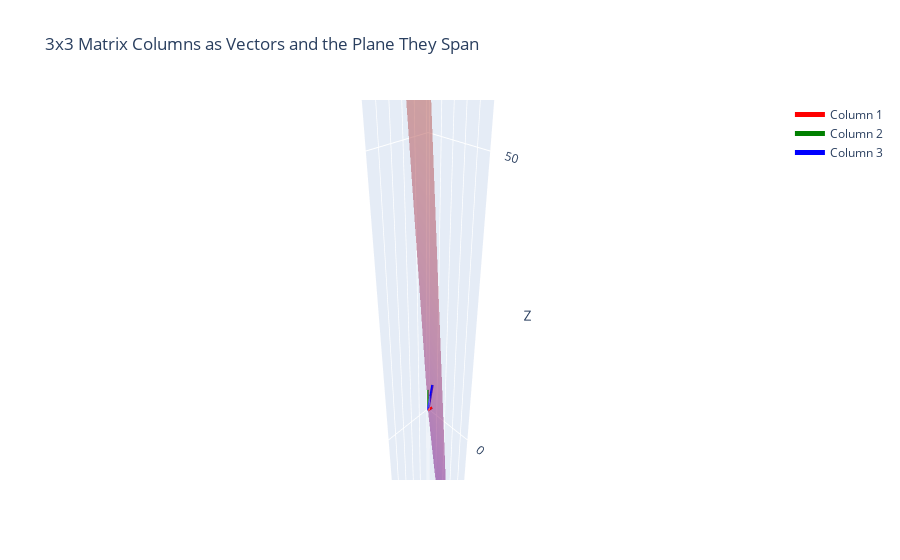

Notebook cell for this chart:
### Code cell
import numpy as np
import plotly.graph_objects as go

# Define the matrix
matrix = np.array([
    [2, 1, 3],
    [3, 1, 4],
    [5, 7, 12]
])

# Create the figure
fig = go.Figure()

# Plot the column vectors
origin = np.zeros(3)
colors = ['red', 'green', 'blue']
for i in range(3):
    fig.add_trace(go.Scatter3d(
        x=[origin[0], matrix[0, i]],
        y=[origin[1], matrix[1, i]],
        z=[origin[2], matrix[2, i]],
        mode='lines',
        line=dict(color=colors[i], width=5),
        name=f'Column {i+1}'
    ))

# Plot the plane spanned by the vectors
xx, yy = np.meshgrid(range(10), range(10))
normal = np.cross(matrix[:, 0], matrix[:, 1])
z = (-normal[0] * xx - normal[1] * yy) / normal[2]

fig.add_trace(go.Surface(x=xx, y=yy, z=z, opacity=0.5, showscale=False))

# Set layout
fig.update_layout(
    scene=dict(
        xaxis_title='X',
        yaxis_title='Y',
        zaxis_title='Z',
        aspectmode='data'
    ),
		
    title='3x3 Matrix Columns as Vectors and the Plane They Span'
)

# Show the plot
fig.show()

### Figure 1 — Plotly figure (JSON) as saved in the notebook; plotly's stock layout.template omitted (floating-point values rounded to 4 significant figures)
{"data": [{"line": {"color": "red", "width": 5}, "mode": "lines", "name": "Column 1", "type": "scatter3d", "x": [0, 2], "y": [0, 3], "z": [0, 5]}, {"line": {"color": "green", "width": 5}, "mode": "lines", "name": "Column 2", "type": "scatter3d", "x": [0, 1], "y": [0, 1], "z": [0, 7]}, {"line": {"color": "blue", "width": 5}, "mode": "lines", "name": "Column 3", "type": "scatter3d", "x": [0, 3], "y": [0, 4], "z": [0, 12]}, {"opacity": 0.5, "showscale": false, "type": "surface", "x": [[0, 1, 2, 3, 4, 5, 6, 7, 8, 9], [0, 1, 2, 3, 4, 5, 6, 7, 8, 9], [0, 1, 2, 3, 4, 5, 6, 7, 8, 9], [0, 1, 2, 3, 4, 5, 6, 7, 8, 9], [0, 1, 2, 3, 4, 5, 6, 7, 8, 9], [0, 1, 2, 3, 4, 5, 6, 7, 8, 9], [0, 1, 2, 3, 4, 5, 6, 7, 8, 9], [0, 1, 2, 3, 4, 5, 6, 7, 8, 9], [0, 1, 2, 3, 4, 5, 6, 7, 8, 9], [0, 1, 2, 3, 4, 5, 6, 7, 8, 9]], "y": [[0, 0, 0, 0, 0, 0, 0, 0, 0, 0], [1, 1, 1, 1, 1, 1, 1, 1, 1, 1], [2, 2, 2, 2, 2, 2, 2, 2, 2, 2], [3, 3, 3, 3, 3, 3, 3, 3, 3, 3], [4, 4, 4, 4, 4, 4, 4, 4, 4, 4], [5, 5, 5, 5, 5, 5, 5, 5, 5, 5], [6, 6, 6, 6, 6, 6, 6, 6, 6, 6], [7, 7, 7, 7, 7, 7, 7, 7, 7, 7], [8, 8, 8, 8, 8, 8, 8, 8, 8, 8], [9, 9, 9, 9, 9, 9, 9, 9, 9, 9]], "z": [[0, 16, 32, 48, 64, 80, 96, 112, 128, 144], [-9, 7, 23, 39, 55, 71, 87, 103, 119, 135], [-18, -2, 14, 30, 46, 62, 78, 94, 110, 126], [-27, -11, 5, 21, 37, 53, 69, 85, 101, 117], [-36, -20, -4, 12, 28, 44, 60, 76, 92, 108], [-45, -29, -13, 3, 19, 35, 51, 67, 83, 99], [-54, -38, -22, -6, 10, 26, 42, 58, 74, 90], [-63, -47, -31, -15, 1, 17, 33, 49, 65, 81], [-72, -56, -40, -24, -8, 8, 24, 40, 56, 72], [-81, -65, -49, -33, -17, -1, 15, 31, 47, 63]]}], "layout": {"scene": {"aspectmode": "data", "xaxis": {"title": {"text": "X"}}, "yaxis": {"title": {"text": "Y"}}, "zaxis": {"title": {"text": "Z"}}}, "title": {"text": "3x3 Matrix Columns as Vectors and the Plane They Span"}}}
